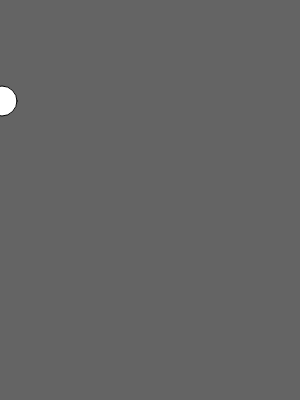
Frame 1 (no input)
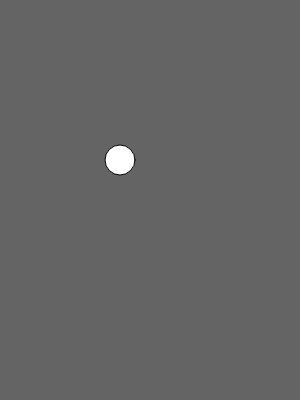
Frame 60 (no input)
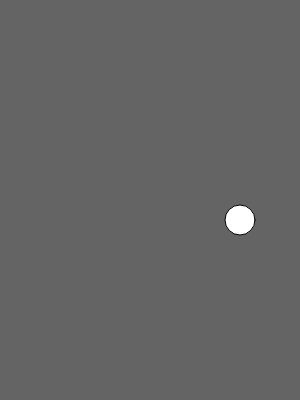
Frame 120 (the mouse pressed at the canvas centre since frame 60)

The p5.js sketch that drew these frames (run headless with seeded random() and noise() and a simulated clock; from frame 60 on, the mouse is pressed at the canvas centre):

// p5.js sketch
// ── sketch.js
var circleX = 0;
var circleY = 100;
var speedX = 1;
var speedY = 1;

function setup() {
  createCanvas(300, 400);
}

function draw() {
  background(100);

  if (circleX > width || circleX < 0) {
    speedX = speedX * -1;
  }

  circleX = circleX + speedX;

  if (circleY > height || circleY < 0) {
    speedY = speedY * -1;
  }

  circleX = circleX + speedX;
  circleY = circleY + speedY;

  fill(255);
  ellipse(circleX, circleY, 30, 30);
}
